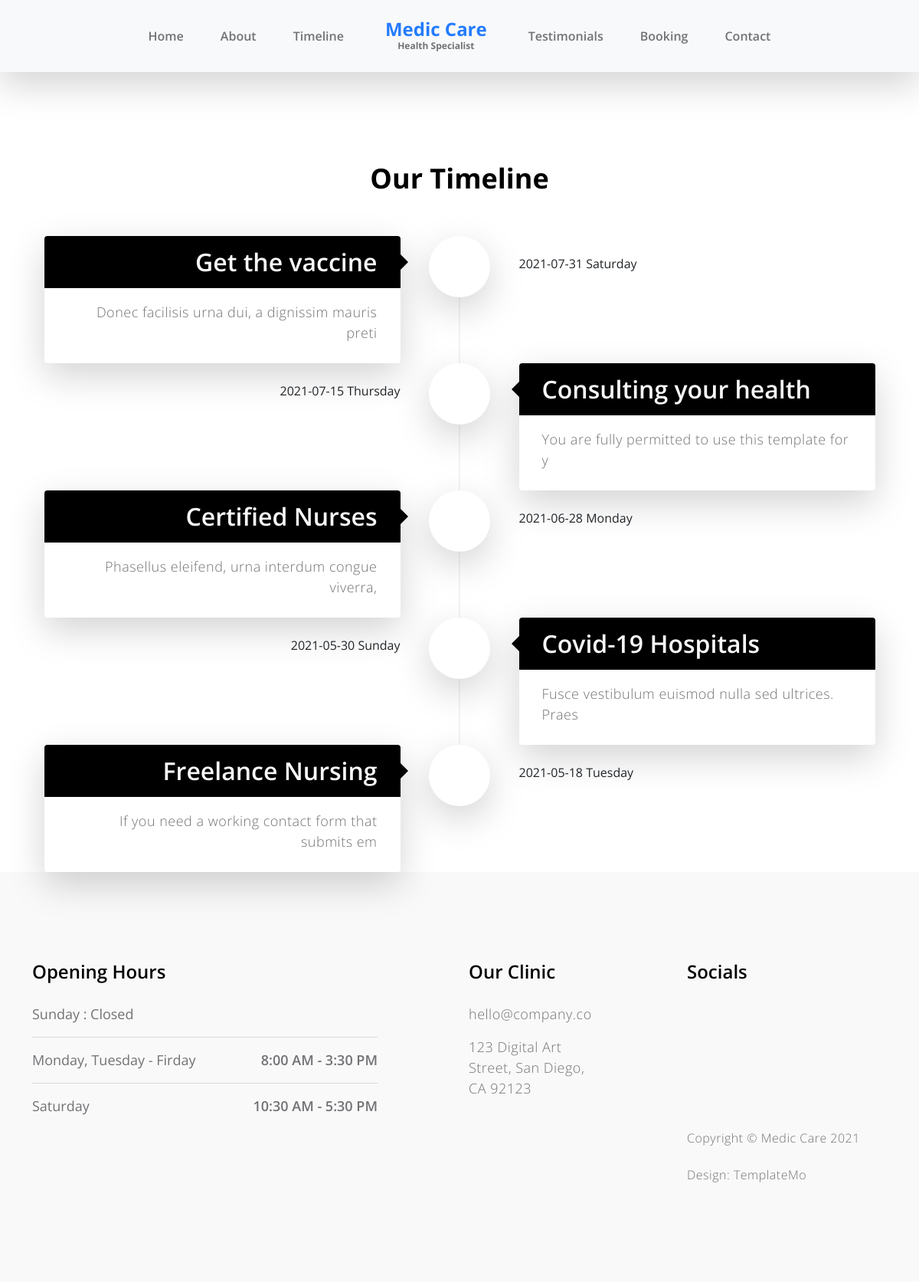
Page /timeline/ on the committed database.
### main/models.py (models this page shows, shortened)
class Timeline(models.Model):
    name = models.CharField('Name', max_length=50)
    Abuout = models.CharField('Abuout', max_length=50)
    data = models.CharField('Abuout', max_length=50)
    class Meta:
        verbose_name = 'Timeline'
        verbose_name_plural = 'Timelines'

### main/views.py (the view)
# urls.py: path('timeline/', timeline, name='timeline' ),
def timeline(request):
    template_name = 'timeline.html'
    contexet = Timeline.objects.all()
    return render(request, template_name, {'contexet':contexet})

### main/templates/timeline.html (shortened to what this page needs)
{% extends 'base.html' %}
{% load static %}
    {% block css %}
        <link href="{% static 'css/bootstrap.min.css' %}" rel="stylesheet">
        <link href="{% static 'css/bootstrap-icons.css' %}" rel="stylesheet">
        <link href="{% static 'css/owl.carousel.min.css' %}" rel="stylesheet">
        <link href="{% static 'css/owl.theme.default.min.css' %}" rel="stylesheet">
        <link href="{% static 'css/templatemo-medic-care.css' %}" rel="stylesheet">
    {% endblock %}
{% block content%}
<section class="section-padding pb-0" id="timeline">
    <div class="container">
        <div class="row">
            <h2 class="text-center mb-lg-5 mb-4">Our Timeline</h2>
            <div class="timeline">
                {% for j in contexet %}
                <div class="row g-0 justify-content-end justify-content-md-around align-items-start timeline-nodes">
                    <div class="col-9 col-md-5 me-md-4 me-lg-0 order-3 order-md-1 timeline-content bg-white shadow-lg">
                        <h3 class=" text-light">{{ j.name }}</h3>
                        <p>{{ j.Abuout }}</p>
                    </div>
                    <div class="col-3 col-sm-1 order-2 timeline-icons text-md-center">
                        <i class="bi-patch-check-fill timeline-icon"></i>
                    </div>
                    <div class="col-9 col-md-5 ps-md-3 ps-lg-0 order-1 order-md-3 py-4 timeline-date">
                        <time>{{ j.data }}</time>
                    </div>
                </div>
                {% endfor %}
            </div>
        </div>
    </div>
</section>
{% endblock %}

### main/templates/base.html (shortened to what this page needs)
{% load static %}
<!doctype html>
<html lang="en">
    <head>
        {% block css %}{% endblock %}
    </head>
    <body id="top">
        <main>
            <nav class="navbar navbar-expand-lg bg-light fixed-top shadow-lg">
                <div class="container">
                    <div class="collapse navbar-collapse" id="navbarNav">
                        <ul class="navbar-nav mx-auto">
                            <li class="nav-item active">
                                <a class="nav-link" href="{% url 'IndexPage' %}">Home</a>
                            </li>
                            <li class="nav-item">
                                <a class="nav-link" href="{% url 'about' %}">About</a>
                            </li>
                            <li class="nav-item">
                                <a class="nav-link" href="{% url 'timeline' %}">Timeline</a>
                            </li>
                            <a class="navbar-brand d-none d-lg-block" href="{% url 'IndexPage' %}">
                                Medic Care
                                <strong class="d-block">Health Specialist</strong>
                            </a>
                            <li class="nav-item">
                                <a class="nav-link" href="{% url 'testimonials' %}">Testimonials</a>
                            </li>
                            <li class="nav-item">
                                <a class="nav-link" href="{% url 'booking' %}">Booking</a>
                            </li>
                            <li class="nav-item">
                                <a class="nav-link" href="{% url 'contact' %}">Contact</a>
                            </li>
                        </ul>
                    </div>
                </div>
            </nav>
    {% block content%}{% endblock %}
        <footer class="site-footer section-padding" id="contact">
            <div class="container">
                <div class="row">
                    <div class="col-lg-5 me-auto col-12">
                        <h5 class="mb-lg-4 mb-3">Opening Hours</h5>
                        <ul class="list-group list-group-flush">
                            <li class="list-group-item d-flex">
                                Sunday : Closed
                            </li>
                            <li class="list-group-item d-flex">
                                Monday, Tuesday - Firday
                                <span>8:00 AM - 3:30 PM</span>
                            </li>
                            <li class="list-group-item d-flex">
                                Saturday
                                <span>10:30 AM - 5:30 PM</span>
                            </li>
                        </ul>
                    </div>
                    <div class="col-lg-2 col-md-6 col-12 my-4 my-lg-0">
                        <h5 class="mb-lg-4 mb-3">Our Clinic</h5>
                        <p><a href="mailto:hello@company.co">hello@company.co</a><p>
                        <p>123 Digital Art Street, San Diego, CA 92123</p>
                    </div>
                    <div class="col-lg-3 col-md-6 col-12 ms-auto">
                        <h5 class="mb-lg-4 mb-3">Socials</h5>
                        <ul class="social-icon">
                            <li><a href="#" class="social-icon-link bi-facebook"></a></li>
                            <li><a href="#" class="social-icon-link bi-twitter"></a></li>
                            <li><a href="#" class="social-icon-link bi-instagram"></a></li>
                            <li><a href="#" class="social-icon-link bi-youtube"></a></li>
                        </ul>
                    </div>
                    <div class="col-lg-3 col-12 ms-auto mt-4 mt-lg-0">
                        <p class="copyright-text">Copyright © Medic Care 2021
                        <br><br>Design: <a href="https://templatemo.com" target="_parent">TemplateMo</a></p>
                    </div>
                </div>
        </footer>
    </body>
</html>

### main/static/css/templatemo-medic-care.css (style rules this page uses)
:root { --white-color: #FFFFFF; --primary-color: #247cff; --section-bg-color: #F9F9F9; --dark-color: #000000; --title-color: #565758; --p-color: #717275; --border-color: #eaeaea; --body-font-family: 'Open Sans', sans-serif; --h1-font-size: 48px; --h2-font-size: 36px; --h3-font-size: 32px; --h4-font-size: 28px; --h5-font-size: 24px; --h6-font-size: 22px; --p-font-size: 18px; --menu-font-size: 16px; --font-weight-light: 300; --font-weight-normal: 400; --font-weight-semibold: 600; --font-weight-bold: 700; }
body { background: var(--white-color); font-family: var(--body-font-family); position: relative; padding-top: 94px; }
h2, h3, h4, h5, h6 { color: var(--dark-color); line-height: inherit; }
h1, h2, h3, h4, h5, h6 { font-weight: var(--font-weight-semibold); }
h1, h2 { font-weight: var(--font-weight-bold); }
h2 { font-size: var(--h2-font-size); }
h3 { font-size: var(--h3-font-size); }
h5 { font-size: var(--h5-font-size); }
p { color: var(--p-color); font-size: var(--p-font-size); font-weight: var(--font-weight-light); letter-spacing: 0.5px; }
a, button { touch-action: manipulation; transition: all 0.3s; }
a { color: var(--p-color); text-decoration: none; }
.section-padding { padding-top: 7rem; padding-bottom: 7rem; }
b, strong { font-weight: var(--font-weight-bold); }
.list-group-item { background-color: transparent; color: var(--p-color); font-size: var(--p-font-size); padding: 1rem 0; }
.list-group-item:first-child { padding-top: 0; }
.list-group-item span { font-weight: var(--font-weight-semibold); margin-left: auto; }
.navbar { padding-top: 20px; padding-bottom: 20px; }
.navbar-brand { color: var(--primary-color); font-size: var(--h5-font-size); font-weight: var(--font-weight-bold); margin: 0 30px; padding: 0; text-align: center; }
.navbar-brand strong { color: var(--p-color); font-size: 12px; position: relative; bottom: 5px; }
.navbar-expand-lg .navbar-nav .nav-link { padding-right: 1.5rem; padding-left: 1.5rem; }
.navbar-nav .nav-link { color: var(--p-color); font-weight: var(--font-weight-semibold); font-size: var(--menu-font-size); padding-top: 15px; padding-bottom: 15px; }
.timeline, .timeline-nodes { position: relative; }
.timeline-nodes:nth-child(even) { flex-direction: row-reverse; }
.timeline h3, .timeline p { padding: 10px 30px; }
.timeline h3 { background: var(--dark-color); }
.timeline::before { content: ""; display: block; position: absolute; top: 37px; left: 50%; width: 0; border-left: 1px solid var(--border-color); height: 85%; z-index: 1; transform: translateX(-50%); }
.timeline-content { position: relative; border-radius: 0 0 0.25rem 0.25rem; padding: 0; }
.timeline-nodes:nth-child(odd) h3, .timeline-nodes:nth-child(odd) p { text-align: right; }
.timeline-nodes:nth-child(odd) .timeline-date { text-align: left; }
.timeline-nodes:nth-child(even) .timeline-date { text-align: right; }
.timeline-nodes:nth-child(odd) h3::after { content: ""; position: absolute; top: 50%; left: 100%; transform: translate(0, -50%); width: 0; border-left: 10px solid var(--dark-color); border-top: 10px solid transparent; border-bottom: 10px solid transparent; }
.timeline-nodes h3 { position: relative; border-radius: 0.25rem 0.25rem 0 0; }
.timeline-nodes:nth-child(even) h3::after { content: ""; position: absolute; top: 50%; right: 100%; transform: translate(0, -50%); width: 0; border-right: 10px solid var(--dark-color); border-top: 10px solid transparent; border-bottom: 10px solid transparent; }
.timeline-icons { position: relative; z-index: 100; }
.timeline-icons::before { content: ""; width: 80px; height: 80px; border-radius: 50%; display: block; position: absolute; top: 0; left: 50%; transform: translate(-50%,0); background: var(--white-color); box-shadow: 0 1rem 3rem rgba(0,0,0,.175); z-index: 1; }
.timeline-icon { position: relative; z-index: 100; font-size: var(--h3-font-size); color: var(--primary-color); display: block; text-align: center; line-height: 80px; }
.site-footer { background: var(--section-bg-color); }
.copyright-text { font-size: var(--menu-font-size); }
.social-icon { margin: 0; padding: 0; }
.social-icon li { list-style: none; display: inline-block; vertical-align: top; transition: all 0.3s; }
.social-icon-link { font-size: var(--p-font-size); display: inline-block; vertical-align: top; margin-top: 4px; margin-bottom: 4px; margin-right: 15px; }

### rows in the picture
Timeline: name "Get the vaccine", Abuout "Donec facilisis urna dui, a dignissim mauris preti", data "2021-07-31 Saturday"
Timeline: name "Consulting your health", Abuout "You are fully permitted to use this template for y", data "2021-07-15 Thursday"
Timeline: name "Certified Nurses", Abuout "Phasellus eleifend, urna interdum congue viverra,", data "2021-06-28 Monday"
Timeline: name "Covid-19 Hospitals", Abuout "Fusce vestibulum euismod nulla sed ultrices. Praes", data "2021-05-30 Sunday"
Timeline: name "Freelance Nursing", Abuout "If you need a working contact form that submits em", data "2021-05-18 Tuesday"
